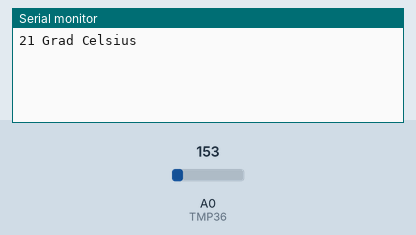
This sketch was run on a simulated Arduino Uno, built with avr-gcc and run on an emulated ATmega328P. Shown: the last lines printed to the serial monitor. The test bench sets the inputs (shaded band); at power-on: A0 (TMP36) = 153.

Above: at 1.2 s.
1.3 s: A0 (TMP36) set to 165
At 1.8 s:
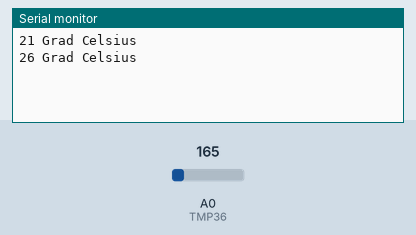
2.8 s: A0 (TMP36) set to 175
At 4.8 s:
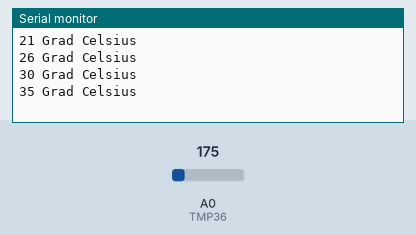
Timing chart, 0 to 6.3 s (numbered marks = the images above; inputs shaded):
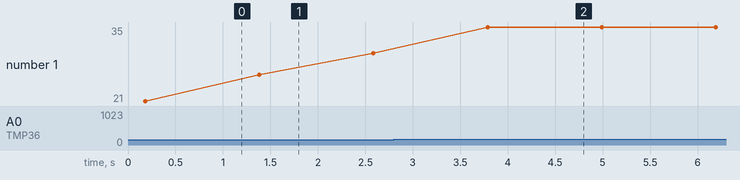

The sketch:

funduino_de_nr10.ino
```cpp
/**
 * file: funduino_de_nr09
 * date: 08.08.2016 23:35 Uhr
 *
 * @author deeagle <code@deeagle.de>
 *
 */

#include "DeeLib.h"

const int TMP36 = A0;
const int SERIAL_BAUD = 9600;
const int MEASUREMENT_SERIES_INTERVAL = 20;
const int MEASUREMENT_INTERVAL = 1000;

int temperature = 0;
const int TEMP_LENGTH = 10;
int temp[TEMP_LENGTH];
int tempIndex = 0;

DeeLib deeLib = DeeLib();


void setup()
{
  Serial.begin(SERIAL_BAUD);
}

void loop()
{
  temp[tempIndex] = readAndTransformTemperature();
  tempIndex = (tempIndex + 1) % TEMP_LENGTH;
  delay(MEASUREMENT_SERIES_INTERVAL);

  // is last index of the array?
  if( (TEMP_LENGTH - 1) == tempIndex )
  {
    temperature = calcMean();

    sendSerial(temperature);

    delay(MEASUREMENT_INTERVAL);
  }
}

int readAndTransformTemperature()
{
  return map(analogRead(TMP36), 0, 410, -50, 150);
}

int calcMean()
{
  int result = 0;

  for( int i = 0; i < TEMP_LENGTH; i++ )
  {
    result += temp[i];
  }

  result /= TEMP_LENGTH;

  return result;
}

void sendSerial(int temperature)
{
  Serial.print(temperature);
  Serial.println(" Grad Celsius");
}
```

DeeLib.cpp
```cpp
/**
 * DeeLib.cpp - Library for own functions
 *
 * @autor deeagle <code@deeagle.de>
 */

#include "Arduino.h"
#include "DeeLib.h"


DeeLib::DeeLib()
{
}


void DeeLib::blinkOne(int pinPort)
{
  digOn(pinPort);
  delay(500);
  digOff(pinPort);
}


void DeeLib::digOn(int pinPort)
{
  digitalWrite(pinPort, HIGH);
}


void DeeLib::digOff(int pinPort)
{
  digitalWrite(pinPort, LOW);
}


boolean DeeLib::isButtonPressed(int pinPort)
{
  boolean isButtonSignal = false;

  int button_state = digitalRead(pinPort);
  if( HIGH == button_state )
  {
    isButtonSignal = true;
  }

  return isButtonSignal;
}
```

DeeLib.h
```cpp
/**
 * DeeLib.h - Library for own functions
 *
 * @autor deeagle <code@deeagle.de>
 */

#ifndef DeeLib_h
#define DeeLib_h

#include "Arduino.h"

class DeeLib
{
public:
  /**
   * Default constructor.
   */
  DeeLib();

  /**
   * Let the LED blink one time.
   *
   * @param pinPort The pin port of the LED
   */
  void blinkOne(int pinPort);

  /**
   * Set the power to {@code HIGH} on given port.
   *
   * @param pinPort The pin port of the LED
   */
  void digOn(int pinPort);

  /**
   * Set the power to {@code LOW} on given port.
   *
   * @param pinPort The pin port of the LED
   */
  void digOff(int pinPort);

  /**
   * Returns the state of the button.
   * <p>
   * Don't forget to declare the input button in the setup.
   *
   * @param pinPort The input port of the button
   * @return {@code true} when the button is pressed, otherwise {@code false}
   */
  boolean isButtonPressed(int pinPort);

private:
};

#endif
```

Measured:
- after the input at 1.3 s, the serial monitor: prints a new line after 0.08 s (image 1)
- after the input at 2.8 s, the serial monitor: prints a new line after 0.99 s (image 2)
- plotted number 1: 21 → 30 after the input at 1.3 s, 30 → 35 after the input at 2.8 s
